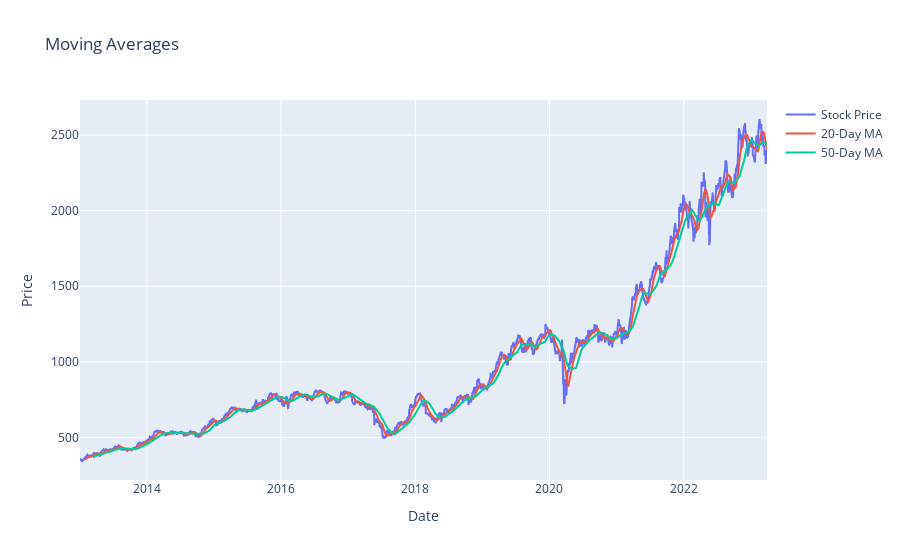

Here is the notebook cell this chart was saved with:
### Markdown cell above
**Moving Averages : AZO**

### Code cell
# Calculating moving averages 
# Stock : AZO

df['MA20'] = df['AZO'].rolling(window=20).mean()
df['MA50'] = df['AZO'].rolling(window=50).mean()

# Moving Averages Chart
fig = go.Figure()
fig.add_trace(go.Scatter(x=df['Date'], y=df['AZO'], mode='lines', name='Stock Price'))
fig.add_trace(go.Scatter(x=df['Date'], y=df['MA20'], mode='lines', name='20-Day MA'))
fig.add_trace(go.Scatter(x=df['Date'], y=df['MA50'], mode='lines', name='50-Day MA'))
fig.update_layout(title='Moving Averages', xaxis_title='Date', yaxis_title='Price')
fig.show()

### Figure 1 — Plotly figure (JSON) as saved in the notebook; plotly's stock layout.template omitted (floating-point values rounded to 4 significant figures; data arrays with more than 128 entries replaced by an {"elided": "..."} marker saying what was removed)
{"data": [{"mode": "lines", "name": "Stock Price", "type": "scatter", "x": {"elided": "2579 str values"}, "y": {"elided": "2579 float values"}}, {"mode": "lines", "name": "20-Day MA", "type": "scatter", "x": {"elided": "2579 str values"}, "y": {"elided": "2579 float values"}}, {"mode": "lines", "name": "50-Day MA", "type": "scatter", "x": {"elided": "2579 str values"}, "y": {"elided": "2579 float values"}}], "layout": {"title": {"text": "Moving Averages"}, "xaxis": {"title": {"text": "Date"}}, "yaxis": {"title": {"text": "Price"}}}}
